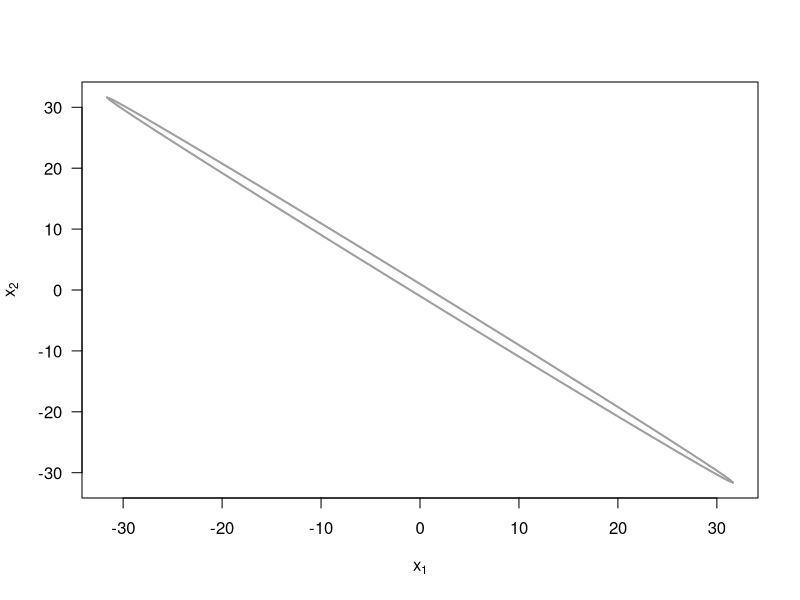

R code for this plot: (Note: this script raises an error after producing the figure.)
########################## INIT CODE ###########################################
rm(list = ls())


########################## 2a ##################################################
# DONE

w  <- 1.999

# Draw the boundary of the ellipse

# a range of x1-values, where the term below the root is non-negative 
xv <- seq(-1, 1, by=0.01) * 1/sqrt(1-w^2/4)
plot(xv, xv, type="n", xlab=expression(x[1]), ylab=expression(x[2]), las=1)

# ellipse
lines(xv, -(w/2)*xv-sqrt(1-(1-w^2/4)*xv^2), lwd=2, col=8)
lines(xv, -(w/2)*xv+sqrt(1-(1-w^2/4)*xv^2), lwd=2, col=8)




########################## 2b ##################################################
# DONE

# Since w = 1.999, and  x_{1}^2 + 1.999*x_{1}*x_{2} + x_{2}^2 < 1
# Using the quadratic formula, we apply this on
# x_{1}^2 + 1.999*x_{1}*x_{2} + x_{2}^2 - 1 = 0

# we have
# The conditional distribution for x_{2} given x_{1} is a uniform distribution
# on the interval
# ( -0.9995 * x_{1} - \sqrt{1-0.00099975 * x_{1}^2} , -0.9995 * x_{1} + \sqrt{1-0.00099975 * x_{1}^2})
# The conditional distribution for x_{1} given x_{2} is a uniform distribution
# on the interval
# ( -0.9995 * x_{2} - \sqrt{1-0.00099975 * x_{2}^2} , -0.9995 * x_{2} + \sqrt{1-0.00099975 * x_{2}^2})


########################## 2c ##################################################

gibbs_sampling_2c <- function(n, x0) {
    samples <- matrix(nrow = n, ncol = 2)
    x1 <- x0[1]
    x2 <- x0[2]

    count <- 1
    while (count <= n) {
        # Sample x1 from the conditional distribution for x1 given x2
        x1 <- runif(1, -0.9995 * x2 - sqrt(1-0.00099975 * x2^2), -0.9995 * x2 + sqrt(1-0.00099975 * x2^2))
        
        # Sample x2 from the conditional distribution for x2 given x1
        x2 <- runif(1, -0.9995 * x1 - sqrt(1-0.00099975 * x1^2), -0.9995 * x1 + sqrt(1-0.00099975 * x1^2))

        samples[count,] <- c(x1, x2)

        # Calculate p(x1 > 0)
        prob_value <- sum(samples[1:count, 1] > 0) /
              length(samples[1:count, 1])

        cat("The probability that x1 > 0 is", prob_value, "\n")

        count <- count + 1
    }

    return(samples)
}

x0 <- c(0, 0)
n <- 1000
gibbs_sampling_result_2c <- gibbs_sampling_2c(n, x0)

# plot the sample point on the eclipse
points(gibbs_sampling_result[,1], gibbs_sampling_result[,2], col=2, pch=20, cex=0.5)

# comment on the result ( about the true result)

########################## 2d ##################################################
# Discuss, why the Gibbs sampling for this situation seems to be less successful
# for w = 1.999 compared to the case w = 1.8 from the lecture.

# As we can see from the 2 plots, the ellipse for w = 1.999 is more flat than 
# the ellipse for w = 1.8.

# TODO: Add more discussion

########################## 2e ##################################################

# We need to transform the variable X and convert to U = (U1, U2) = (X_{1} - X{2}, X{1} + X{2})
# And since U is still a uniform distribution, we can use the same method as in 2c

# We have 
# U1 = X_{1} - X{2}
# U2 = X_{1} + X{2}
# so we have
# X_{1} = (U1 + U2) / 2
# X_{2} = (U2 - U1) / 2

# We replace this into the original function, we have
# {\frac{U1+U2}{2}}^2 + 1.999 * \frac{(U2+U1)(U2-U1)}{4} + {\frac{U2 - U1}{2}}^2 < 1

# and after do some simplification, we have
# 0.001 * U_{1}^{2} + 3.999 * U_{1} * U_{2} -4 = 0

# we have
# The conditional distribution for u_{2} given u_{1} is a uniform distribution
# on the interval
# (-\sqrt{\frac{4-0.001 * u_{1}^2}{3.999}}, \sqrt{\frac{4-0.001 * u_{1}^2}{3.999}})
# The conditional distribution for u_{1} given u_{2} is a uniform distribution
# on the interval
# (-\sqrt{\frac{4-3.999 * u_{2}^2}{0.001}}, \sqrt{\frac{4-3.999 * u_{2}^2}{0.001}})


# TODO:
# The boundary of the ellipse is ?????
#w  <- 1.999
#xv <- seq(-1, 1, by=0.01) * 1/sqrt(1-w^2/4)

#plot(xv, xv, type="n", xlab=expression(x[1]), ylab=expression(x[2]), las=1)

# ellipse
#(-1 * sqrt{(4-0.001 * u1^2}{3.999}}, \sqrt{\frac{4-0.001 * u_{1}^2}{3.999}})
#lines(xv, -(w/2)*xv-sqrt(1-(1-w^2/4)*xv^2), lwd=2, col=8)
#lines(xv, -(w/2)*xv+sqrt(1-(1-w^2/4)*xv^2), lwd=2, col=8)


gibbs_sampling_2e <- function(n, u0) {
    samples <- matrix(nrow = n, ncol = 2)
    u1 <- u0[1]
    u2 <- u0[2]

    count <- 1
    while (count <= n) {
        # Sample x1 from the conditional distribution for x1 given x2
        u1_new <- runif(1,
                        -1 * sqrt((4 - 3.999 * u2^2) / 0.001),
                        sqrt((4 - 3.999 * u2^2) / 0.001)
                        )
        
        # Sample x2 from the conditional distribution for x2 given x1
        u2_new <- runif(1,
                        -1 * sqrt((4 - 0.001 * u1^2)) / 3.999,
                        sqrt((4 - 0.001 * u1^2) / 3.999)
                        )

        samples[count,] <- c(u1_new, u2_new)

        # Calculate p(x1 > 0) = p((u1 + u2) / 2 > 0)
        #prob_value <- sum((samples[1:count, 1] + samples[1:count, 2])/2 > 0) /
        #      length(samples[1:count, 1])

        #cat("The probability that x1 > 0 is", prob_value, "\n")
        u1 <- u1_new
        u2 <- u2_new

        count <- count + 1
    }

    return(samples)
}

u0 <- c(0, 0)
n <- 1000
gibbs_sampling_result_2e <- gibbs_sampling_2e(n, u0)

# TODO: compare the result with the result from 2c
